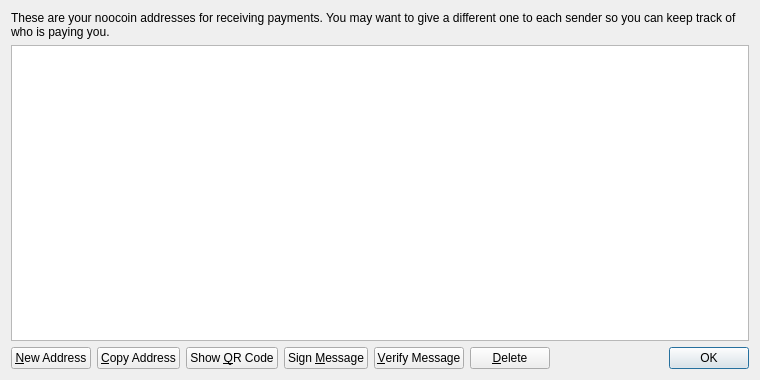
<?xml version="1.0" encoding="UTF-8"?>
<ui version="4.0">
 <class>AddressBookPage</class>
 <widget class="QWidget" name="AddressBookPage">
  <property name="geometry">
   <rect>
    <x>0</x>
    <y>0</y>
    <width>760</width>
    <height>380</height>
   </rect>
  </property>
  <property name="windowTitle">
   <string>Address Book</string>
  </property>
  <layout class="QVBoxLayout" name="verticalLayout">
   <item>
    <widget class="QLabel" name="labelExplanation">
     <property name="text">
      <string>These are your noocoin addresses for receiving payments. You may want to give a different one to each sender so you can keep track of who is paying you.</string>
     </property>
     <property name="textFormat">
      <enum>Qt::PlainText</enum>
     </property>
     <property name="wordWrap">
      <bool>true</bool>
     </property>
    </widget>
   </item>
   <item>
    <widget class="QTableView" name="tableView">
     <property name="contextMenuPolicy">
      <enum>Qt::CustomContextMenu</enum>
     </property>
     <property name="toolTip">
      <string>Double-click to edit address or label</string>
     </property>
     <property name="tabKeyNavigation">
      <bool>false</bool>
     </property>
     <property name="alternatingRowColors">
      <bool>true</bool>
     </property>
     <property name="selectionMode">
      <enum>QAbstractItemView::SingleSelection</enum>
     </property>
     <property name="selectionBehavior">
      <enum>QAbstractItemView::SelectRows</enum>
     </property>
     <property name="sortingEnabled">
      <bool>true</bool>
     </property>
     <attribute name="verticalHeaderVisible">
      <bool>false</bool>
     </attribute>
    </widget>
   </item>
   <item>
    <layout class="QHBoxLayout" name="horizontalLayout">
     <item>
      <widget class="QPushButton" name="newAddressButton">
       <property name="toolTip">
        <string>Create a new address</string>
       </property>
       <property name="text">
        <string>&amp;New Address</string>
       </property>
       <property name="icon">
        <iconset resource="../bitcoin.qrc">
         <normaloff>:/icons/add</normaloff>:/icons/add</iconset>
       </property>
      </widget>
     </item>
     <item>
      <widget class="QPushButton" name="copyToClipboard">
       <property name="toolTip">
        <string>Copy the currently selected address to the system clipboard</string>
       </property>
       <property name="text">
        <string>&amp;Copy Address</string>
       </property>
       <property name="icon">
        <iconset resource="../bitcoin.qrc">
         <normaloff>:/icons/editcopy</normaloff>:/icons/editcopy</iconset>
       </property>
      </widget>
     </item>
     <item>
      <widget class="QPushButton" name="showQRCode">
       <property name="text">
        <string>Show &amp;QR Code</string>
       </property>
       <property name="icon">
        <iconset resource="../bitcoin.qrc">
         <normaloff>:/icons/qrcode</normaloff>:/icons/qrcode</iconset>
       </property>
      </widget>
     </item>
     <item>
      <widget class="QPushButton" name="signMessage">
       <property name="toolTip">
        <string>Sign a message to prove you own a noocoin address</string>
       </property>
       <property name="text">
        <string>Sign &amp;Message</string>
       </property>
       <property name="icon">
        <iconset resource="../bitcoin.qrc">
         <normaloff>:/icons/edit</normaloff>:/icons/edit</iconset>
       </property>
      </widget>
     </item>
     <item>
      <widget class="QPushButton" name="verifyMessage">
       <property name="toolTip">
        <string>Verify a message to ensure it was signed with a specified noocoin address</string>
       </property>
       <property name="text">
        <string>&amp;Verify Message</string>
       </property>
       <property name="icon">
        <iconset resource="../bitcoin.qrc">
         <normaloff>:/icons/transaction_0</normaloff>:/icons/transaction_0</iconset>
       </property>
      </widget>
     </item>
     <item>
      <widget class="QPushButton" name="deleteButton">
       <property name="toolTip">
        <string>Delete the currently selected address from the list</string>
       </property>
       <property name="text">
        <string>&amp;Delete</string>
       </property>
       <property name="icon">
        <iconset resource="../bitcoin.qrc">
         <normaloff>:/icons/remove</normaloff>:/icons/remove</iconset>
       </property>
      </widget>
     </item>
     <item>
      <spacer name="horizontalSpacer">
       <property name="orientation">
        <enum>Qt::Horizontal</enum>
       </property>
       <property name="sizeHint" stdset="0">
        <size>
         <width>40</width>
         <height>20</height>
        </size>
       </property>
      </spacer>
     </item>
     <item>
      <widget class="QDialogButtonBox" name="buttonBox">
       <property name="sizePolicy">
        <sizepolicy hsizetype="Maximum" vsizetype="Fixed">
         <horstretch>0</horstretch>
         <verstretch>0</verstretch>
        </sizepolicy>
       </property>
       <property name="standardButtons">
        <set>QDialogButtonBox::Ok</set>
       </property>
      </widget>
     </item>
    </layout>
   </item>
  </layout>
 </widget>
 <resources>
  <include location="../bitcoin.qrc"/>
 </resources>
 <connections/>
</ui>
